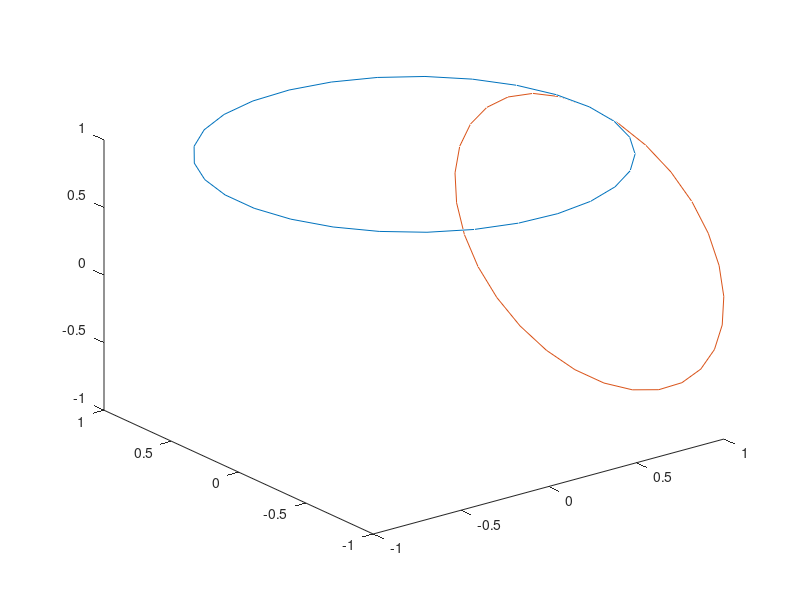

This figure's MATLAB source:
function toro
hold on
t=linspace(0,2*pi,30);
x=cos(t);
y=sin(t);
z=ones(1,length(t));
plot3(x,y,z);
plot3(z,y,x);
% for i=1:length(t)
%     
% end

view(3);
end
